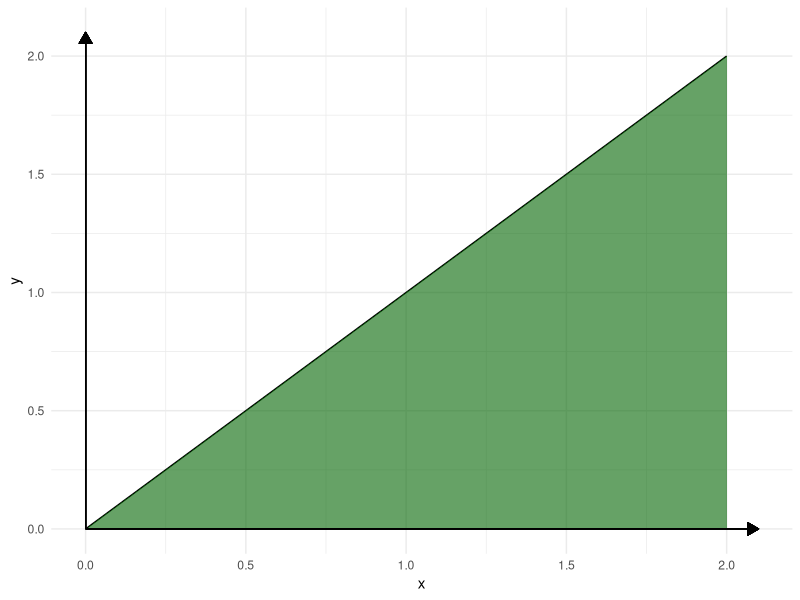

Reproduce this figure in R.
## ---- chunk 1
options(htmltools.dir.version = FALSE)
knitr::opts_chunk$set(
    echo = FALSE,
    message = FALSE,
    warning = FALSE,
    dev = "svg",
    cache = TRUE,
    fig.align = "center"
    #fig.width = 11,
    #fig.height = 5
)

library(ggplot2)

## ---- chunk 2
x <- seq(0, 2, by = 0.2)
y <- x
df <- data.frame(x = x, y = y)
p <- ggplot(df, aes(x, y)) +
    geom_line() +
    geom_area(fill = "darkgreen", alpha = 0.6) +
    geom_segment(aes(x = 0, y = 0, xend = 0, yend = 2.1),
                 arrow = arrow(type = "closed", length = unit(0.125, "inches")),
                 size = 0.4) +
    geom_segment(aes(x = 0, y = 0, xend = 2.1, yend = 0.0),
                 arrow = arrow(type = "closed", length = unit(0.125, "inches")),
                 size = 0.3) +

    theme_minimal()

p
